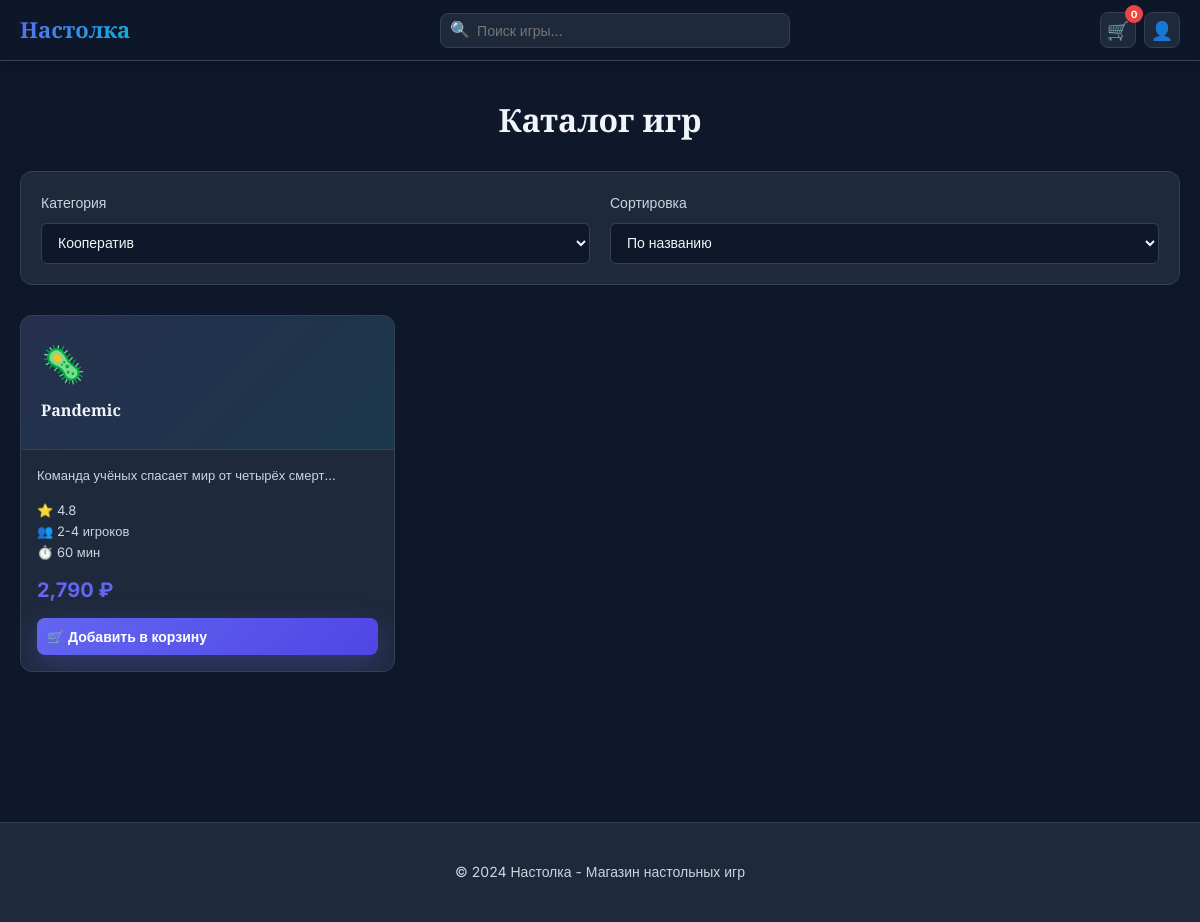
The app's page /catalog.php?category=coop with its own data.
### tables this page shows
CREATE TABLE games (
    id           INT UNSIGNED AUTO_INCREMENT PRIMARY KEY,
    category_id  INT UNSIGNED NOT NULL,
    name         VARCHAR(200) NOT NULL,
    description  TEXT,
    emoji        VARCHAR(10)  NOT NULL DEFAULT '🎲',
    players_min  TINYINT UNSIGNED NOT NULL DEFAULT 2,
    players_max  TINYINT UNSIGNED NOT NULL DEFAULT 6,
    play_time    SMALLINT UNSIGNED NOT NULL DEFAULT 60  COMMENT 'минуты',
    rating       DECIMAL(3,1) NOT NULL DEFAULT 4.0,
    price        INT UNSIGNED NOT NULL               COMMENT 'копейки → нет; просто рубли',
    old_price    INT UNSIGNED NULL                   COMMENT 'NULL если скидки нет',
    badge        ENUM('','new','sale') NOT NULL DEFAULT '',
    stock        SMALLINT UNSIGNED NOT NULL DEFAULT 10,
    created_at   DATETIME NOT NULL DEFAULT CURRENT_TIMESTAMP,
    CONSTRAINT fk_games_cat FOREIGN KEY (category_id) REFERENCES categories(id)
);

### includes/auth.php (called while the page is built, shortened)
<?php
require_once __DIR__ . '/db.php';
function current_user(): ?array
{
    if (!isset($_SESSION['user_id'])) {
        return null;
    }
}

### includes/db.php (called while the page is built, shortened)
<?php
function db(): PDO
{
    static $pdo = null;
    if ($pdo === null) {
        $dsn = sprintf(
            'mysql:host=%s;port=%d;dbname=%s;charset=utf8mb4',
            DB_HOST, DB_PORT, DB_NAME
        );
        $options = [
            PDO::ATTR_ERRMODE            => PDO::ERRMODE_EXCEPTION,
            PDO::ATTR_DEFAULT_FETCH_MODE => PDO::FETCH_ASSOC,
            PDO::ATTR_EMULATE_PREPARES   => false,
        ];
        $pdo = new PDO($dsn, DB_USER, DB_PASS, $options);
    }
    return $pdo;
}

### catalog.php (the view, shortened to what this page needs)
<?php
require_once __DIR__ . '/includes/auth.php';
require_once __DIR__ . '/includes/db.php';
$user = current_user();
try {
    $page = (int)($_GET['page'] ?? 1);
    $page = max(1, $page);
    $per_page = 12;
    $offset = ($page - 1) * $per_page;
    $query = 'SELECT * FROM games';
    $params = [];
    $categories = explode(',', $_GET['category'] ?? '');
    $categories = array_filter($categories);
    if (!empty($categories)) {
        $placeholders = implode(',', array_fill(0, count($categories), '?'));
        $query .= " WHERE category_id IN (SELECT id FROM categories WHERE slug IN ($placeholders))";
        $params = $categories;
    }
    $sort = $_GET['sort'] ?? 'name';
    $order_by = match($sort) {
        'price_asc' => 'price ASC',
        'price_desc' => 'price DESC',
        'rating' => 'rating DESC',
        'new' => 'created_at DESC',
        default => 'name ASC'
    };
    $query .= " ORDER BY $order_by LIMIT ? OFFSET ?";
    $params[] = $per_page;
    $params[] = $offset;
    $stmt = db()->prepare($query);
    $stmt->execute($params);
    $games = $stmt->fetchAll();
    $stmt = db()->query('SELECT slug, name FROM categories ORDER BY id');
    $all_categories = $stmt->fetchAll();
} catch (Exception $e) {
    $games = [];
    $total_pages = 1;
    $page = 1;
    $all_categories = [];
}
?>
<!DOCTYPE html>
<html lang="ru">
<head>
  <link rel="stylesheet" href="assets/css/style.css">
</head>
<body>
<header class="site-header">
  <div class="container">
    <div class="header-inner">
      <a href="home.php" class="logo">Настолка</a>
      <div class="search-box">
        <input type="text" id="searchInput" placeholder="Поиск игры...">
      </div>
      <div class="header-actions">
        <button class="btn-icon" id="cartBtn" title="Корзина">
          🛒
          <span class="badge-count" id="cartCount">0</span>
        </button>
        <?php if ($user): ?>
          <div class="user-menu">
            <button class="user-btn" id="userMenuBtn">
              <div class="user-avatar"><?php echo substr($user['username'], 0, 1); ?></div>
              <span><?php echo htmlspecialchars($user['username']); ?></span>
            </button>
            <div class="dropdown-menu" id="userDropdown">
              <a href="profile.php" class="dropdown-item">👤 Мой профиль</a>
              <a href="#" class="dropdown-item">📦 Мои заказы</a>
              <hr class="dropdown-divider">
              <button id="logoutBtn" class="dropdown-item" style="background: none; border: none; width: 100%; text-align: left;">🚪 Выход</button>
            </div>
          </div>
        <?php else: ?>
          <button class="btn-icon" id="loginBtn" title="Вход">👤</button>
        <?php endif; ?>
      </div>
    </div>
  </div>
</header>
<div class="main-content">
  <div class="container">
    <section class="section">
      <h2 class="section-title">Каталог игр</h2>
      <div style="background: var(--surface); border: 1px solid var(--border); border-radius: var(--radius); padding: 20px; margin-bottom: 30px;">
        <div style="display: flex; gap: 20px; flex-wrap: wrap;">
          <div style="flex: 1; min-width: 150px;">
            <label style="display: block; margin-bottom: 8px; color: var(--text-secondary); font-size: 14px; font-weight: 500;">Категория</label>
            <select id="categoryFilter" style="width: 100%; padding: 10px 12px; background: var(--bg); border: 1px solid var(--border); border-radius: 6px; color: var(--text); font-size: 14px; cursor: pointer;">
              <?php foreach ($all_categories as $cat): ?>
              <option value="<?php echo htmlspecialchars($cat['slug']); ?>" <?php echo ($cat['slug'] == (explode(',', $_GET['category'] ?? '')[0] ?? '')) ? 'selected' : ''; ?>>
                <?php echo htmlspecialchars($cat['name']); ?>
              </option>
              <?php endforeach; ?>
            </select>
          </div>
          <div style="flex: 1; min-width: 150px;">
            <label style="display: block; margin-bottom: 8px; color: var(--text-secondary); font-size: 14px; font-weight: 500;">Сортировка</label>
            <select id="sortFilter" style="width: 100%; padding: 10px 12px; background: var(--bg); border: 1px solid var(--border); border-radius: 6px; color: var(--text); font-size: 14px; cursor: pointer;">
              <option value="name" <?php echo $_GET['sort'] == 'name' ? 'selected' : ''; ?>>По названию</option>
            </select>
          </div>
        </div>
      </div>
      <div class="grid">
        <?php if (!empty($games)): ?>
          <?php foreach ($games as $game): ?>
          <div class="card">
            <div class="card-header">
              <div class="card-emoji"><?php echo htmlspecialchars($game['emoji']); ?></div>
              <h3 class="card-title"><?php echo htmlspecialchars($game['name']); ?></h3>
            </div>
            <div class="card-body">
              <p class="card-text" style="margin-bottom: 15px;"><?php echo substr($game['description'], 0, 80) . '...'; ?></p>
              <div style="color: var(--text-secondary); font-size: 13px; margin: 12px 0;">
                <div>⭐ <?php echo number_format($game['rating'], 1); ?></div>
                <div>👥 <?php echo $game['players_min']; ?>-<?php echo $game['players_max']; ?> игроков</div>
                <div>⏱️ <?php echo $game['play_time']; ?> мин</div>
              </div>
              <div style="font-size: 20px; font-weight: 700; color: var(--primary); margin-top: 12px;">
                <?php echo number_format($game['price']); ?> ₽
              </div>
              <button class="btn-primary" style="width: 100%; margin-top: 12px; padding: 10px; font-size: 14px;" onclick="addToCart(<?php echo $game['id']; ?>, '<?php echo htmlspecialchars($game['name']); ?>', <?php echo $game['price']; ?>)">
                🛒 Добавить в корзину
              </button>
            </div>
          </div>
          <?php endforeach; ?>
        <?php endif; ?>
      </div>
    </section>
  </div>
</div>
<footer class="site-footer">
  <div class="container">
    <div class="footer-content">
      <p>© 2024 Настолка - Магазин настольных игр</p>
    </div>
  </div>
</footer>
</body>
</html>

### assets/css/style.css (style rules this page uses)
:root { --primary: #6366f1; --primary-dark: #4f46e5; --primary-light: #e0e7ff; --secondary: #06b6d4; --accent: #f59e0b; --bg: #0f172a; --surface: #1e293b; --surface-light: #334155; --text: #f1f5f9; --text-secondary: #cbd5e1; --text-muted: #94a3b8; --border: #334155; --border-light: #475569; --success: #10b981; --warning: #f59e0b; --danger: #ef4444; --shadow: 0 10px 40px rgba(0, 0, 0, 0.3); --shadow-lg: 0 25px 50px rgba(0, 0, 0, 0.4); --radius: 12px; --radius-lg: 16px; --transition: 0.3s cubic-bezier(0.4, 0, 0.2, 1); }
* { margin: 0; padding: 0; box-sizing: border-box; }
html { scroll-behavior: smooth; font-size: 16px; }
body { font-family: 'Inter', sans-serif; background: var(--bg); color: var(--text); line-height: 1.6; overflow-x: hidden; }
h1, h2, h3, h4, h5, h6 { font-family: 'Playfair Display', serif; font-weight: 700; line-height: 1.2; }
a { color: var(--primary); text-decoration: none; transition: color var(--transition); }
button { font-family: inherit; cursor: pointer; border: none; transition: all var(--transition); }
input, textarea, select { font-family: inherit; font-size: inherit; }
.container { max-width: 1200px; margin: 0 auto; padding: 0 20px; }
.site-header { position: sticky; top: 0; z-index: 100; background: rgba(15, 23, 42, 0.95); backdrop-filter: blur(10px); border-bottom: 1px solid var(--border); padding: 12px 0; box-shadow: 0 2px 8px rgba(0, 0, 0, 0.2); }
.header-inner { display: flex; align-items: center; justify-content: space-between; gap: 16px; }
.logo { font-family: 'Playfair Display', serif; font-size: 22px; font-weight: 800; background: linear-gradient(135deg, var(--primary), var(--secondary)); -webkit-background-clip: text; -webkit-text-fill-color: transparent; background-clip: text; white-space: nowrap; flex-shrink: 0; transition: transform var(--transition); }
.search-box { flex: 1; min-width: 150px; max-width: 350px; position: relative; }
.search-box input { width: 100%; padding: 8px 12px 8px 36px; background: var(--surface); border: 1px solid var(--border); border-radius: 8px; color: var(--text); font-size: 14px; outline: none; transition: all var(--transition); }
.search-box::before { content: '🔍'; position: absolute; left: 10px; top: 50%; transform: translateY(-50%); pointer-events: none; font-size: 16px; }
.header-actions { display: flex; align-items: center; gap: 8px; flex-shrink: 0; }
.btn-icon { display: flex; align-items: center; justify-content: center; width: 36px; height: 36px; border-radius: 8px; background: var(--surface); color: var(--text); border: 1px solid var(--border); font-size: 18px; cursor: pointer; transition: all var(--transition); position: relative; }
.badge-count { position: absolute; top: -8px; right: -8px; background: var(--danger); color: white; font-size: 10px; font-weight: 700; width: 18px; height: 18px; border-radius: 50%; display: flex; align-items: center; justify-content: center; }
.btn-primary { display: inline-flex; align-items: center; gap: 8px; padding: 12px 28px; background: linear-gradient(135deg, var(--primary), var(--primary-dark)); color: white; border-radius: 8px; font-weight: 600; font-size: 15px; box-shadow: 0 10px 30px rgba(99, 102, 241, 0.3); transition: all var(--transition); }
.main-content { padding: 40px 0; }
.section { margin-bottom: 50px; }
.section-title { font-size: 32px; margin-bottom: 32px; text-align: center; color: var(--text); }
.grid { display: grid; grid-template-columns: repeat(4, 1fr); gap: 20px; }
@media (max-width: 1200px) { .grid { grid-template-columns: repeat(3, 1fr); gap: 18px; } }
.card { background: var(--surface); border: 1px solid var(--border); border-radius: var(--radius); overflow: hidden; transition: all var(--transition); display: flex; flex-direction: column; height: 100%; }
.card-header { padding: 20px; background: linear-gradient(135deg, rgba(99, 102, 241, 0.1), rgba(6, 182, 212, 0.1)); border-bottom: 1px solid var(--border); position: relative; }
.card-emoji { font-size: 36px; margin-bottom: 8px; }
.card-body { padding: 16px; flex: 1; }
.card-title { font-size: 16px; margin-bottom: 8px; color: var(--text); }
.card-text { color: var(--text-secondary); font-size: 13px; line-height: 1.5; }
.site-footer { background: var(--surface); border-top: 1px solid var(--border); padding: 32px 0; margin-top: 60px; }
.footer-content { text-align: center; color: var(--text-secondary); }
.footer-content p { margin: 6px 0; font-size: 14px; }

### records on screen
games: emoji "🦠", name "Pandemic", description "Команда учёных спасает мир от четырёх смерт", rating "4.8", players_min "2", players_max "4", play_time "60", price "2,790"

### other values on screen
form field value "Кооператив"
